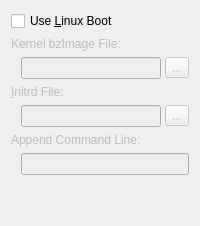
              <widget class="QWidget" name="Tab_Boot_Linux">
               <attribute name="title">
                <string>Boot Linux Kernel</string>
               </attribute>
               <layout class="QVBoxLayout" name="verticalLayout_14">
                <item>
                 <widget class="QCheckBox" name="CH_Use_Linux_Boot">
                  <property name="text">
                   <string>Use &amp;Linux Boot</string>
                  </property>
                 </widget>
                </item>
                <item>
                 <widget class="QLabel" name="Label_bzImage">
                  <property name="enabled">
                   <bool>false</bool>
                  </property>
                  <property name="text">
                   <string>Kernel bzImage File:</string>
                  </property>
                  <property name="buddy">
                   <cstring>Edit_Linux_bzImage_Path</cstring>
                  </property>
                 </widget>
                </item>
                <item>
                 <layout class="QHBoxLayout" name="horizontalLayout_26">
                  <property name="spacing">
                   <number>4</number>
                  </property>
                  <property name="leftMargin">
                   <number>10</number>
                  </property>
                  <item>
                   <widget class="QLineEdit" name="Edit_Linux_bzImage_Path">
                    <property name="enabled">
                     <bool>false</bool>
                    </property>
                   </widget>
                  </item>
                  <item>
                   <widget class="QToolButton" name="TB_Linux_bzImage_SetPath">
                    <property name="enabled">
                     <bool>false</bool>
                    </property>
                    <property name="text">
                     <string>...</string>
                    </property>
                    <property name="icon">
                     <iconset resource="images.qrc">
                      <normaloff>:/open-file.png</normaloff>:/open-file.png</iconset>
                    </property>
                   </widget>
                  </item>
                 </layout>
                </item>
                <item>
                 <widget class="QLabel" name="Label_InitRD">
                  <property name="enabled">
                   <bool>false</bool>
                  </property>
                  <property name="text">
                   <string>&amp;Initrd File:</string>
                  </property>
                  <property name="buddy">
                   <cstring>Edit_Linux_Initrd_Path</cstring>
                  </property>
                 </widget>
                </item>
                <item>
                 <layout class="QHBoxLayout" name="horizontalLayout_25">
                  <property name="spacing">
                   <number>4</number>
                  </property>
                  <property name="leftMargin">
                   <number>10</number>
                  </property>
                  <item>
                   <widget class="QLineEdit" name="Edit_Linux_Initrd_Path">
                    <property name="enabled">
                     <bool>false</bool>
                    </property>
                   </widget>
                  </item>
                  <item>
                   <widget class="QToolButton" name="TB_Linux_Initrd_SetPath">
                    <property name="enabled">
                     <bool>false</bool>
                    </property>
                    <property name="text">
                     <string>...</string>
                    </property>
                    <property name="icon">
                     <iconset resource="images.qrc">
                      <normaloff>:/open-file.png</normaloff>:/open-file.png</iconset>
                    </property>
                   </widget>
                  </item>
                 </layout>
                </item>
                <item>
                 <widget class="QLabel" name="Label_KernelCom">
                  <property name="enabled">
                   <bool>false</bool>
                  </property>
                  <property name="text">
                   <string>Append Command Line:</string>
                  </property>
                  <property name="buddy">
                   <cstring>Edit_Linux_Command_Line</cstring>
                  </property>
                 </widget>
                </item>
                <item>
                 <layout class="QVBoxLayout" name="verticalLayout_13">
                  <property name="leftMargin">
                   <number>10</number>
                  </property>
                  <item>
                   <widget class="QLineEdit" name="Edit_Linux_Command_Line">
                    <property name="enabled">
                     <bool>false</bool>
                    </property>
                   </widget>
                  </item>
                  <item>
                   <spacer>
                    <property name="orientation">
                     <enum>Qt::Vertical</enum>
                    </property>
                    <property name="sizeHint" stdset="0">
                     <size>
                      <width>20</width>
                      <height>40</height>
                     </size>
                    </property>
                   </spacer>
                  </item>
                 </layout>
                </item>
               </layout>
              </widget>
